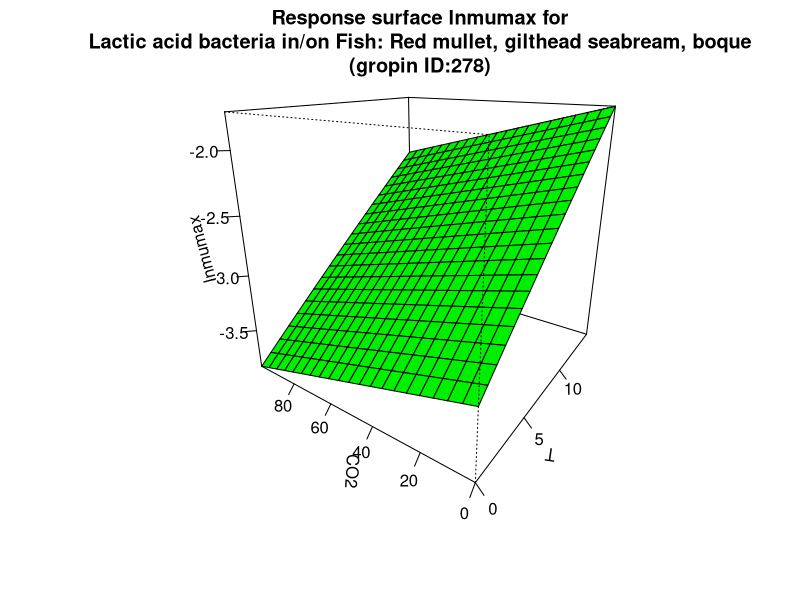

Write the R code that produced this figure.
#############################
# start of Parameter script
#############################
T <- seq(0,14.985014985015,length.out=21)
CO2 <- seq(0,99.9000999000999,length.out=21)
#############################
# end of Parameter script
#############################
############################# 
# start of Model script Gropin ID 278 
#############################
 
# constant coefficients for this model
mref <- 0.0378
dco2 <- 0.00576
Ea <- 67.5
 
variables <- data.frame(T,CO2)
argumentsPar <- expand.grid(variables)
 
# heart of the model
response_surface <- function(T,CO2) {
   mumax <-(log(mref)-(dco2*CO2)+(Ea/0.00831)*((1/273)-(1/(T+273))))

return(mumax=mumax)
} 

# output parameters
responseSurface <- cbind(argumentsPar,response_surface(argumentsPar['T'],argumentsPar['CO2']))
colnames(responseSurface) <- c(colnames(argumentsPar),'lnmumax')
#############################
# End of Model script
#############################
############################# 
# start of Visualisation script Gropin ID 278 
#############################
persp(T,CO2,matrix(unlist(responseSurface$'lnmumax'),nrow=21),col = 'green',xlab='T',ylab='CO2',zlab='lnmumax',main='Response surface lnmumax for
Lactic acid bacteria in/on Fish: Red mullet, gilthead seabream, boque
(gropin ID:278)',theta=305,phi=20,shade=0.25,ticktype = 'detailed')
#############################
# End of Visualisation script
#############################
